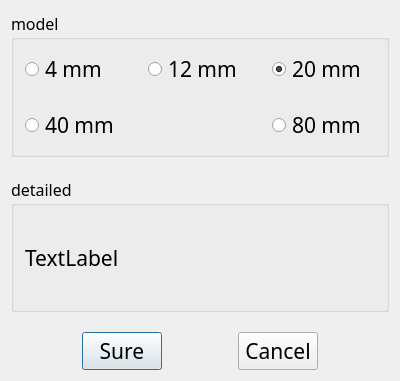
<?xml version="1.0" encoding="UTF-8"?>
<ui version="4.0">
 <class>SelectCalibrationBoardGui</class>
 <widget class="QDialog" name="SelectCalibrationBoardGui">
  <property name="geometry">
   <rect>
    <x>0</x>
    <y>0</y>
    <width>400</width>
    <height>381</height>
   </rect>
  </property>
  <property name="font">
   <font>
    <family>New Song Dynasty</family>
    <pointsize>16</pointsize>
   </font>
  </property>
  <property name="windowTitle">
   <string>Select calibration plate</string>
  </property>
  <layout class="QVBoxLayout" name="verticalLayout_3">
   <item>
    <layout class="QVBoxLayout" name="verticalLayout_2" stretch="1,3,1">
     <property name="spacing">
      <number>20</number>
     </property>
     <item>
      <widget class="QGroupBox" name="groupBox_type">
       <property name="font">
        <font>
         <pointsize>12</pointsize>
        </font>
       </property>
       <property name="title">
        <string>model</string>
       </property>
       <layout class="QHBoxLayout" name="horizontalLayout">
        <item>
         <layout class="QGridLayout" name="gridLayout">
          <property name="spacing">
           <number>20</number>
          </property>
          <item row="2" column="2">
           <widget class="QRadioButton" name="radioButton_board_80">
            <property name="font">
             <font>
              <pointsize>16</pointsize>
             </font>
            </property>
            <property name="text">
             <string>80 mm</string>
            </property>
           </widget>
          </item>
          <item row="0" column="2">
           <widget class="QRadioButton" name="radioButton_board_20">
            <property name="font">
             <font>
              <pointsize>16</pointsize>
             </font>
            </property>
            <property name="text">
             <string>20 mm</string>
            </property>
            <property name="checked">
             <bool>true</bool>
            </property>
           </widget>
          </item>
          <item row="0" column="1">
           <widget class="QRadioButton" name="radioButton_board_12">
            <property name="font">
             <font>
              <pointsize>16</pointsize>
             </font>
            </property>
            <property name="text">
             <string>12 mm</string>
            </property>
           </widget>
          </item>
          <item row="0" column="0">
           <widget class="QRadioButton" name="radioButton_board_4">
            <property name="font">
             <font>
              <pointsize>16</pointsize>
             </font>
            </property>
            <property name="text">
             <string>4 mm</string>
            </property>
           </widget>
          </item>
          <item row="2" column="0">
           <widget class="QRadioButton" name="radioButton_board_40">
            <property name="font">
             <font>
              <pointsize>16</pointsize>
             </font>
            </property>
            <property name="text">
             <string>40 mm</string>
            </property>
           </widget>
          </item>
         </layout>
        </item>
       </layout>
      </widget>
     </item>
     <item>
      <widget class="QGroupBox" name="groupBox_message">
       <property name="font">
        <font>
         <pointsize>12</pointsize>
        </font>
       </property>
       <property name="title">
        <string>detailed</string>
       </property>
       <layout class="QVBoxLayout" name="verticalLayout">
        <item>
         <widget class="QLabel" name="label_board_message">
          <property name="font">
           <font>
            <pointsize>16</pointsize>
           </font>
          </property>
          <property name="text">
           <string>TextLabel</string>
          </property>
         </widget>
        </item>
       </layout>
      </widget>
     </item>
     <item>
      <layout class="QHBoxLayout" name="horizontalLayout_2">
       <item>
        <spacer name="horizontalSpacer_3">
         <property name="orientation">
          <enum>Qt::Horizontal</enum>
         </property>
         <property name="sizeHint" stdset="0">
          <size>
           <width>40</width>
           <height>20</height>
          </size>
         </property>
        </spacer>
       </item>
       <item>
        <widget class="QPushButton" name="pushButton_ok">
         <property name="text">
          <string>Sure</string>
         </property>
        </widget>
       </item>
       <item>
        <spacer name="horizontalSpacer_2">
         <property name="orientation">
          <enum>Qt::Horizontal</enum>
         </property>
         <property name="sizeHint" stdset="0">
          <size>
           <width>40</width>
           <height>20</height>
          </size>
         </property>
        </spacer>
       </item>
       <item>
        <widget class="QPushButton" name="pushButton_cancel">
         <property name="text">
          <string>Cancel</string>
         </property>
        </widget>
       </item>
       <item>
        <spacer name="horizontalSpacer_4">
         <property name="orientation">
          <enum>Qt::Horizontal</enum>
         </property>
         <property name="sizeHint" stdset="0">
          <size>
           <width>40</width>
           <height>20</height>
          </size>
         </property>
        </spacer>
       </item>
      </layout>
     </item>
    </layout>
   </item>
  </layout>
 </widget>
 <layoutdefault spacing="6" margin="11"/>
 <resources/>
 <connections/>
</ui>
